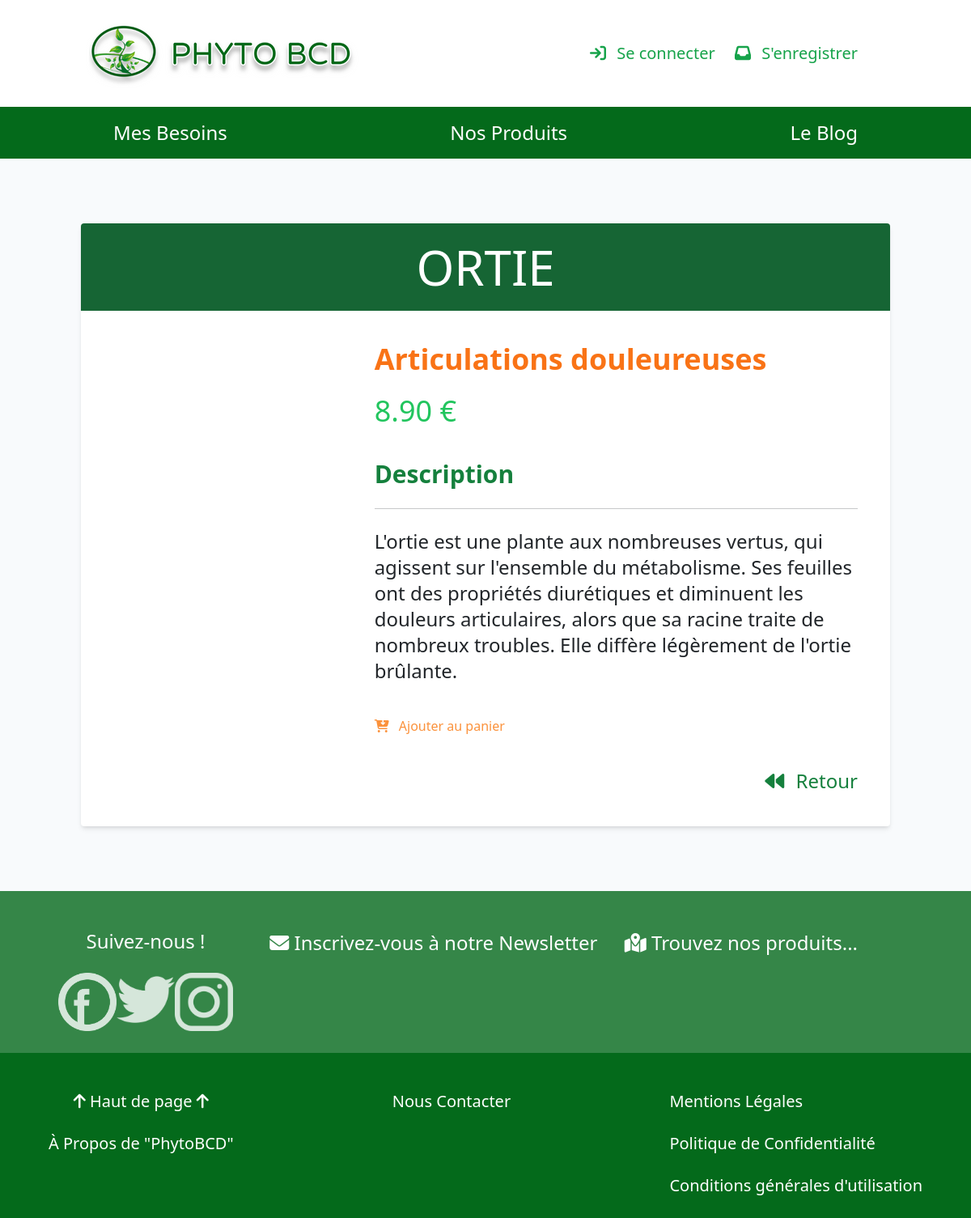
The page /details.php?id=35 on the database its author committed.
### tables this page shows
CREATE TABLE `phyto` (
  `id` int(11) NOT NULL,
  `plante` varchar(255) NOT NULL,
  `effet` int(255) NOT NULL,
  `image` varchar(255) NOT NULL,
  `price` double(5,2) DEFAULT NULL,
  `description` text DEFAULT NULL
);

CREATE TABLE `effet` (
  `id` int(11) NOT NULL,
  `name` varchar(255) NOT NULL,
  `image` varchar(255) NOT NULL
);

### src/MainModel.php (called while the page is built, shortened)
<?php
require_once "Database.php";
class MainModel
{
    public function __construct()
    {
        $database = new Database();
        $this->pdo = $database->connection();
    }
}

### src/Database.php (called while the page is built)
<?php
class Database
{
    public function connection()
    {
        return new PDO("mysql:host=localhost;dbname=phytostore;charset-utf8", "root","",[
            PDO::ATTR_ERRMODE => PDO::ERRMODE_EXCEPTION
            ]);
    }
}

### src/PhytoModel.php (called while the page is built, shortened)
<?php
require_once "Phyto.php";
require_once "Effet.php";
require_once "MainModel.php";
class PhytoModel extends MainModel
{
    public function getOnePlant()
    {
      $id = $this->checkQueryId();
      $stmt = $this->pdo->query("SELECT * FROM phyto WHERE id = $id");
      $stmt->setFetchMode(PDO::FETCH_CLASS, "Phyto");
      $plant = $stmt->fetch();
      return $plant;
    }
    private function checkQueryId()
    {
      return (int)$_GET["id"];
    }
  }

### src/Phyto.php (called while the page is built, shortened)
<?php
class Phyto
{
    private $plante;
    private $price;
    private $description;
    public function getPlante()
    {
        return $this->plante;
    }
    public function getPrice()
    {
        return number_format($this->price, 2, ".");
    }
    public function getDescription()
    {
        return $this->description;
    }
}

### src/Effet.php (called while the page is built, shortened)
<?php
class Effet{
    private $name;
    public function getName()
    {
         return $this->name;
    }
}
?>

### utils/utils.php (called while the page is built, shortened)
<?php
function getLoggedUser()
{
  if (isset($_SESSION["phytostore_logged_user"])) return $_SESSION["phytostore_logged_user"];
  else return false;
}

### details.php (the view, shortened to what this page needs)
<?php
require_once "./src/Phyto.php";
require_once "./src/Effet.php";
require_once "./src/PhytoModel.php";
require_once "./includes/header.php";
$phytoModel = new PhytoModel();
$plant = $phytoModel->getOnePlant();
$user = getLoggedUser();
$stmt2 = $pdo->query("SELECT * FROM effet");
$effets = $stmt2->fetchAll(PDO::FETCH_CLASS, "Effet");
foreach ($effets as $effet) {
    if ($effet->getId() == $plant->getEffet()) {
        $effetname = $effet->getName();
    }
}
?>
<section class="rounded overflow-hidden bg-white shadow-md">
    <header class="py-4 bg-green-800 text-white">
        <h1 class="text-6xl text-center font-light uppercase"><?= $plant->getPlante() ?></h1>
    </header>
    <div class="flex p-10 gap-6">
        <div class="w-1/3">
        </div>
        <div class="w-2/3">
            <h2 class="text-4xl font-bold text-orange-500"><?= $effetname ?></h2>
            <br />
            <h3 class="text-4xl text-green-500"><?= $plant->getPrice() ?> €</h3>
            <div class="mt-10">
                <p class="font-bold text-3xl text-green-700">Description</p>
                <hr class="my-6" />
                <p class="text-2xl"><?= $plant->getDescription() ?></p>
            </div>
            <?php if ($user) : ?>
                <div class="mt-10 flex items-center gap-3">
                    <a class="text-2xl text-gray-500 hover:text-red-500" href="#">
                        <i class="fa-solid fa-heart mr-2"></i> J'aime
                    </a>
                    <form method="post">
                        <button class="text-2xl text-orange-400 hover:text-orange-600" name="add">
                            <i class="fa-solid fa-cart-arrow-down mr-2"></i> Ajouter au panier
                        </button>
                    </form>
                </div>
                <?php if ($user["role"] === "admin") : ?>
                    <div class="mt-10 flex items-center gap-3">
                        <a href="edit.php?id=<?= $plant->getId() ?>" class="py-2 px-4 rounded bg-green-400 hover:bg-green-700 text-white">
                            <i class="fa-solid fa-pen-to-square mr-2"></i>Éditer
                        </a>
                        <form method="post" onsubmit="return confirm('Supprimer cette plante ?')">
                            <button class="py-2 px-4 rounded bg-pink-400 hover:bg-pink-500 text-white" name="delete">
                                <i class="fa-solid fa-ban mr-2"></i>Supprimer
                            </button>
                        </form>
                    </div>
                <?php endif ?>
            <?php else : ?>
                <div class="mt-10">
                    <a class="text-orange-400 hover:text-orange-600" href="login.php">
                        <i class="fa-solid fa-cart-arrow-down mr-2"></i> Ajouter au panier
                    </a>
                </div>
            <?php endif ?>
            <div class="mt-10 text-right">
                <a class="text-2xl text-green-700 hover:text-red-700" href="index.php">
                    <i class="fa-solid fa-backward mr-2"></i> Retour
                </a>
            </div>
        </div>
    </div>
</section>
<?php
require_once "./includes/footer.php";
?>

### rows shown on the page
phyto: plante "ORTIE", price "8.90", description "L'ortie est une plante aux nombreuses vertus, qui agissent sur l'ensemble du métabolisme. Ses feuilles ont des propriétés diurétiques et diminuent les douleurs articulaires, alors que sa racine traite de nombreux troubles. Elle diffère légèrement de l'ortie brûlante."
effet: name "Articulations douleureuses"
